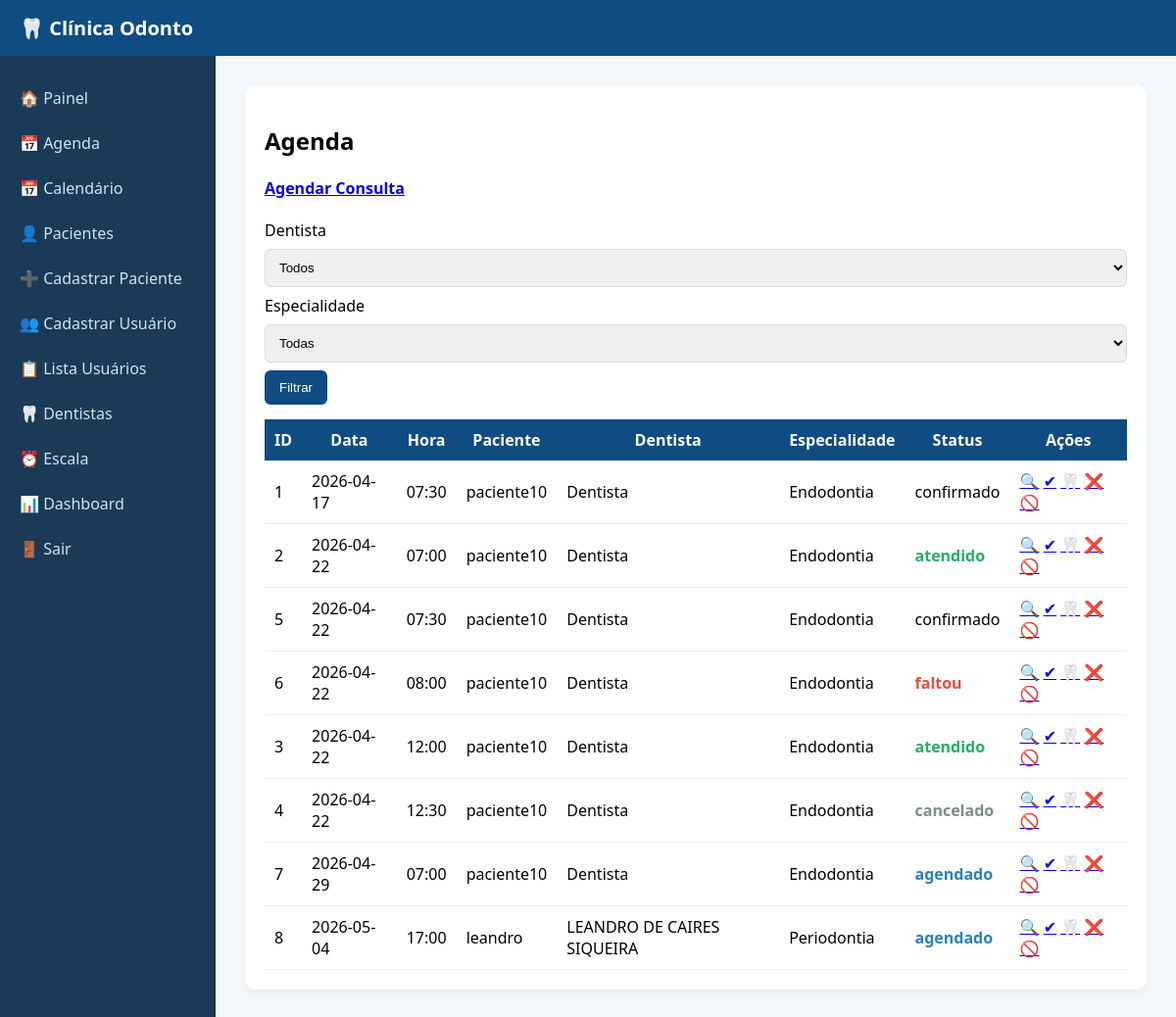
Before: /consultas (signed in) with the older database file.
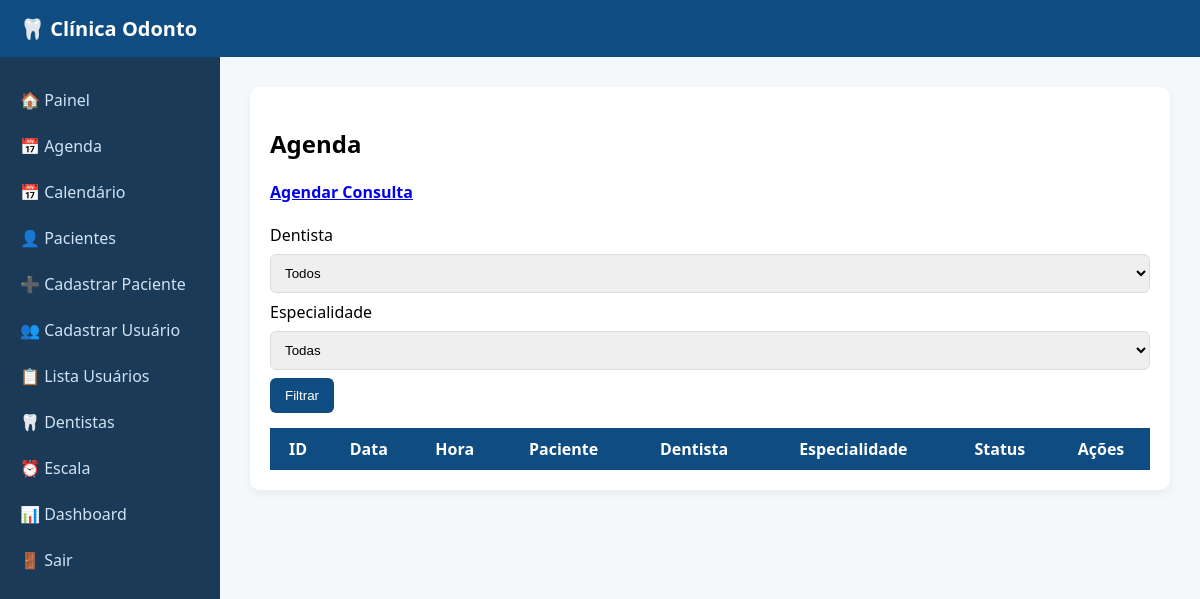
After: the same page with the newer database file.
### tables this page shows
CREATE TABLE consultas (
            id INTEGER PRIMARY KEY AUTOINCREMENT,
            paciente_id INTEGER,
            dentista_id INTEGER,
            data TEXT,
            hora TEXT,
            procedimento TEXT,
            status TEXT
        );

CREATE TABLE pacientes (
            id INTEGER PRIMARY KEY AUTOINCREMENT,
            usuario_id INTEGER,
            nome TEXT,
            data_nascimento TEXT,
            sexo TEXT,
            cpf TEXT,
            telefone TEXT,
            email TEXT,
            cep TEXT,
            logradouro TEXT,
            bairro TEXT,
            cidade TEXT,
            estado TEXT,
            numero TEXT,
            complemento TEXT,
            responsavel_nome TEXT
        );

CREATE TABLE usuarios (
            id INTEGER PRIMARY KEY AUTOINCREMENT,
            nome TEXT,
            email TEXT UNIQUE,
            senha TEXT,
            tipo TEXT,
            especialidade TEXT,
            cro TEXT
        );

### routes/consultas.py (the view)
@consultas.route('/consultas')
@tipo_required(['master', 'admin', 'atendente', 'dentista', 'operador'])
def agenda():
    dentista_id = request.args.get('dentista_id')
    especialidade = request.args.get('especialidade')
    conn = get_db_connection()
    query = '''
        SELECT c.*, p.nome as paciente, u.nome as dentista, u.especialidade
        FROM consultas c
        LEFT JOIN pacientes p ON p.id = c.paciente_id
        LEFT JOIN usuarios u ON u.id = c.dentista_id
        WHERE 1=1
    '''
    params = []
    if dentista_id:
        query += " AND c.dentista_id = ?"
        params.append(dentista_id)
    if especialidade:
        query += " AND u.especialidade = ?"
        params.append(especialidade)
    query += " ORDER BY c.data, c.hora"
    lista_consultas = conn.execute(query, params).fetchall()
    dentistas = conn.execute("SELECT * FROM usuarios WHERE tipo='dentista'").fetchall()
    conn.close()
    return render_template('agenda.html', consultas=lista_consultas, dentistas=dentistas)

### routes/consultas.py (called while the page is built)
def get_db_connection():
    conn = sqlite3.connect('database.db')
    conn.row_factory = sqlite3.Row
    return conn

### routes/utils.py (called while the page is built)
def tipo_required(tipos_permitidos):
    def decorator(func):
        @wraps(func)
        def wrapper(*args, **kwargs):
            if 'usuario_tipo' not in session:
                return redirect('/login')
            if session['usuario_tipo'] not in tipos_permitidos:
                return "<h1>Acesso negado</h1>"
            return func(*args, **kwargs)
        return wrapper
    return decorator

### templates/agenda.html (shortened to what this page needs)
{% extends "base.html" %}
{% block content %}
<div class="card">
<h2>Agenda</h2>
<h4><a href="/minha_area/nova_consulta">Agendar Consulta</a></h4>
<form method="GET">
    <label>Dentista</label>
    <select name="dentista_id">
        <option value="">Todos</option>
    </select>
    <label>Especialidade</label>
    <select name="especialidade">
        <option value="">Todas</option>
    </select>
    <button type="submit">Filtrar</button>
</form>
<table>
<tr>
    <th>ID</th>
    <th>Data</th>
    <th>Hora</th>
    <th>Paciente</th>
    <th>Dentista</th>
    <th>Especialidade</th>
    <th>Status</th>
    <th>Ações</th>
</tr>
{% for c in consultas %}
<tr>
    <td>{{ c.id }}</td>
    <td>{{ c.data }}</td>
    <td>{{ c.hora }}</td>
    <td>{{ c.paciente }}</td>
    <td>{{ c.dentista }}</td>
    <td>{{ c.especialidade }}</td>
    <td class="status-{{ c.status }}">
        {{ c.status }}
    </td>
    <td>
        <a href="/consultas/detalhe/{{ c.id }}" title="Ver detalhes">🔍</a>
        <a href="/consultas/status/{{ c.id }}/confirmado" title="Confirmar">✔</a>
        <a href="/consultas/status/{{ c.id }}/atendido" title="Atendido">🦷</a>
        <a href="/consultas/status/{{ c.id }}/faltou" title="Faltou">❌</a>
        <a href="/consultas/status/{{ c.id }}/cancelado" title="Cancelar">🚫</a>
    </td>
</tr>
{% endfor %}
</table>
</div>
{% endblock %}

Changed rows visible on the page:
removed consultas: id "1", data "2026-04-17", hora "07:30", paciente "paciente10", dentista "Dentista", especialidade "Endodontia", status "confirmado"
removed consultas: id "2", data "2026-04-22", hora "07:00", paciente "paciente10", dentista "Dentista", especialidade "Endodontia", status "atendido"
removed consultas: id "5", data "2026-04-22", hora "07:30", paciente "paciente10", dentista "Dentista", especialidade "Endodontia", status "confirmado"
removed consultas: id "6", data "2026-04-22", hora "08:00", paciente "paciente10", dentista "Dentista", especialidade "Endodontia", status "faltou"
removed consultas: id "3", data "2026-04-22", hora "12:00", paciente "paciente10", dentista "Dentista", especialidade "Endodontia", status "atendido"
removed consultas: id "4", data "2026-04-22", hora "12:30", paciente "paciente10", dentista "Dentista", especialidade "Endodontia", status "cancelado"
removed consultas: id "7", data "2026-04-29", hora "07:00", paciente "paciente10", dentista "Dentista", especialidade "Endodontia", status "agendado"
removed consultas: id "8", data "2026-05-04", hora "17:00", paciente "leandro", dentista "LEANDRO DE CAIRES SIQUEIRA", especialidade "Periodontia", status "agendado"
